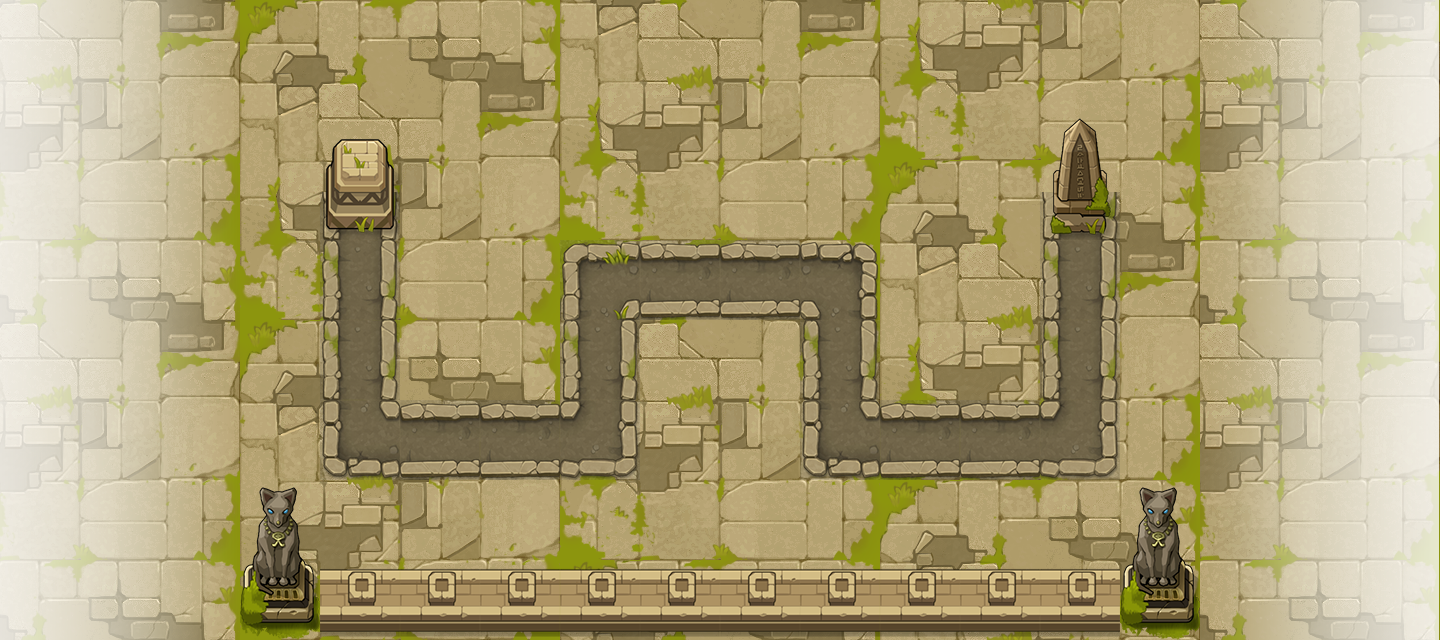

Below is a game level as drawn by its tile map, then a one-line description and the .tmx that defines it (tile-layer data replaced by summaries):
An orthogonal 18x8 tile map with 80x80 px tiles, 3 tile layers (background, road, object) and 15 objects (P0, P1, P2, P3, P4, ...).

<map version="1.0" tiledversion="1.0.3" orientation="orthogonal" renderorder="right-down" width="18" height="8" tilewidth="80" tileheight="80" nextobjectid="16">
 <tileset firstgid="1" source="huangye.tsx" />
 <layer name="background" width="18" height="8">
  <data>[144 cells, 144 non-empty, 16 distinct tile ids]</data>
 </layer>
 <layer name="road" width="18" height="8">
  <data>[144 cells, 20 non-empty, 7 distinct tile ids]</data>
 </layer>
 <layer name="object" width="18" height="8">
  <data>[144 cells, 66 non-empty, 13 distinct tile ids]</data>
 </layer>
 <objectgroup name="path" visible="0">
  <object id="1" name="P0" x="360" y="242" />
  <object id="2" name="P1" x="360" y="440" />
  <object id="3" name="P2" x="600" y="440" />
  <object id="4" name="P3" x="600" y="280" />
  <object id="5" name="P4" x="840" y="280" />
  <object id="6" name="P5" x="840" y="440" />
  <object id="7" name="P6" x="1080" y="440" />
  <object id="8" name="P7" x="1080" y="240" />
  <object id="9" name="O0" x="240" y="80" width="80" height="400" />
  <object id="10" name="O1" x="400" y="80" width="160" height="320" />
  <object id="11" name="O2" x="560" y="80" width="320" height="160" />
  <object id="12" name="O3" x="640" y="320" width="160" height="160" />
  <object id="13" name="O4" x="880" y="80" width="160" height="320" />
  <object id="14" name="O5" x="320" y="480" width="800" height="80" />
  <object id="15" name="O6" x="1120" y="80" width="80" height="400" />
 </objectgroup>
</map>